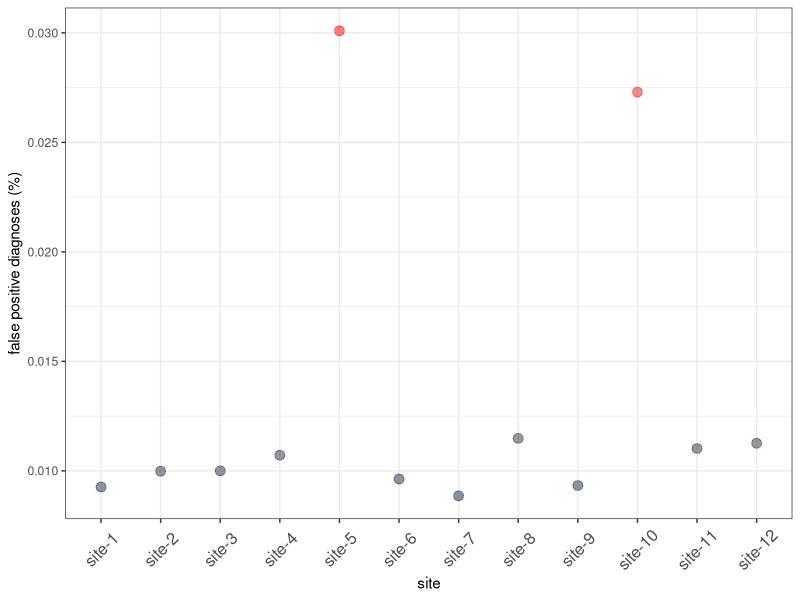
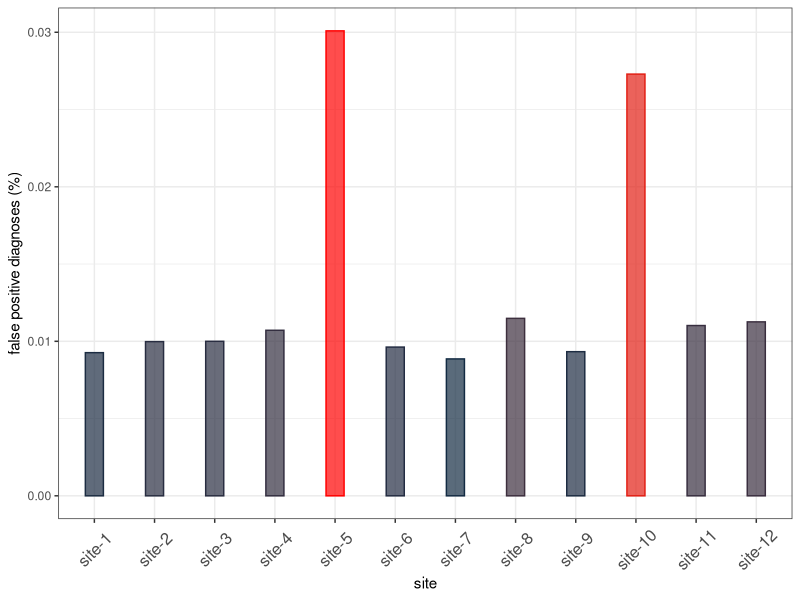
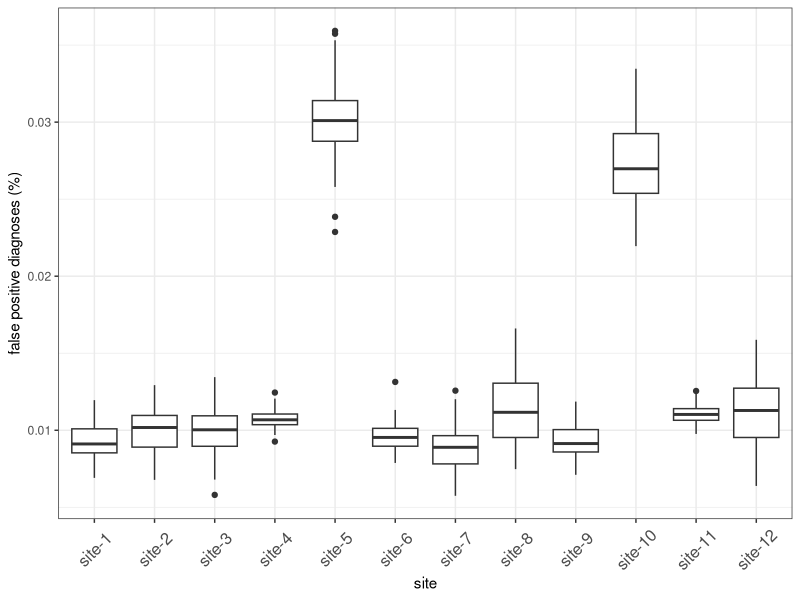
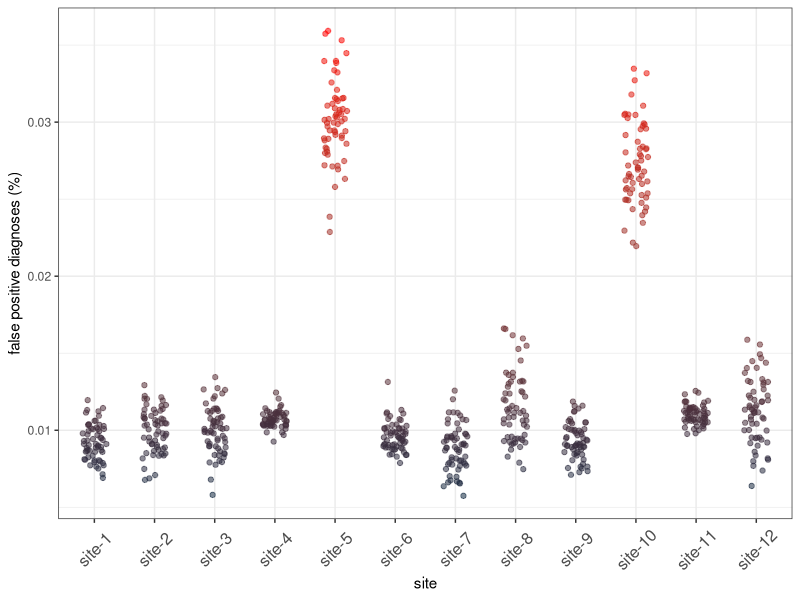

These figures' R source, in order:
# DQA Visualization
#
# Plausibility visualization: False positive test results across multiple
# sites.
#
# Created by: Raibatak Das
# Apr 2016

library(reshape2)
library(magrittr)
library(dplyr)
library(ggplot2)
setwd("~/consulting/active-projects/dqa-visualization/dqa-viz/code/")

## 1. Simulate data

# Simulation parameters
n.obs = 60
# number of sites
normal.sites = 10
anomalous.sites = 2
n.sites = normal.sites + anomalous.sites

# data distribution parameters
logmu.normal = log(0.01)
logmu.anomalous = log(0.03)
logsigma = 0.1
lsigma.min = 0.05
lsigma.max = 0.2

# Draw random samples
sim.data = matrix(nrow=n.obs, ncol=n.sites)
for (i in 1:normal.sites){ # normal sites
    mu = rlnorm(1, logmu.normal, logsigma)
    lsigma = runif(1, min=lsigma.min, max=lsigma.max)
    sim.data[,i] = rlnorm(n.obs, meanlog=log(mu), sdlog=lsigma)
}
for (j in (i+1):n.sites){ # anomalous sites
    mu = rlnorm(1, logmu.anomalous, logsigma)
    lsigma = runif(1, min=lsigma.min, max=lsigma.max)
    sim.data[,j] = rlnorm(n.obs, meanlog=log(mu), sdlog=lsigma)
}

sim.data = sim.data[, sample(ncol(sim.data))] # randomize columns
sim.data = cbind(1:60, sim.data) # add observation period
sim.data %<>% as.data.frame() # convert to data frame
names(sim.data) = c("obs.period", paste0("site-", 1:n.sites)) # rename columns

# Convert to long form for plotting
plot.data = melt(sim.data, id.vars="obs.period",
                 variable.name="site", value.name="fp.rate")

# Generate site-wise summary
data.summary = plot.data %>%
    group_by(site) %>%
    summarize(mean.fp.rate = mean(fp.rate))

# Plot mean error rate
png("../plots/anomaly-by-site-1.png", width=720, height=480)
ggplot(data.summary, aes(x=site, y=mean.fp.rate, colour=mean.fp.rate)) +
    geom_point(size=3, alpha=0.5) +
    scale_color_gradient(guide=F, high="red") +
    ylab("false positive diagnoses (%)") +
    theme_bw() +
    theme(axis.text.x = element_text(angle=45, vjust=0.5, size=12))
dev.off()

# Variation: bar chart
png("../plots/anomaly-by-site-2.png", width=720, height=480)
ggplot(data.summary, aes(x=site, y=mean.fp.rate,
                         colour=mean.fp.rate, fill=mean.fp.rate)) +
    geom_bar(stat="identity", width=0.3, alpha=0.7) +
    scale_fill_gradient(guide=F, high="red") +
    scale_color_gradient(guide=F, high="red") +
    ylab("false positive diagnoses (%)") +
    theme_bw() +
    theme(axis.text.x = element_text(angle=45, vjust=0.5, size=12))
dev.off()

# Boxplot summaries
png("../plots/anomaly-by-site-3.png", width=720, height=480)
ggplot(plot.data, aes(x=site, y=fp.rate)) +
    geom_boxplot() +
    ylab("false positive diagnoses (%)") +
    theme_bw() +
    theme(axis.text.x = element_text(angle=45, vjust=0.5, size=12))
dev.off()

# All data jittered
png("../plots/anomaly-by-site-4.png", width=720, height=480)
ggplot(plot.data, aes(x=site, y=fp.rate, colour=fp.rate)) +
    geom_jitter(width=0.2, aes(alpha=0.5)) +
    scale_color_gradient(guide=F, high="red") + scale_alpha(guide=F) +
    ylab("false positive diagnoses (%)") +
    theme_bw() +
    theme(axis.text.x = element_text(angle=45, vjust=0.5, size=12))
dev.off()
